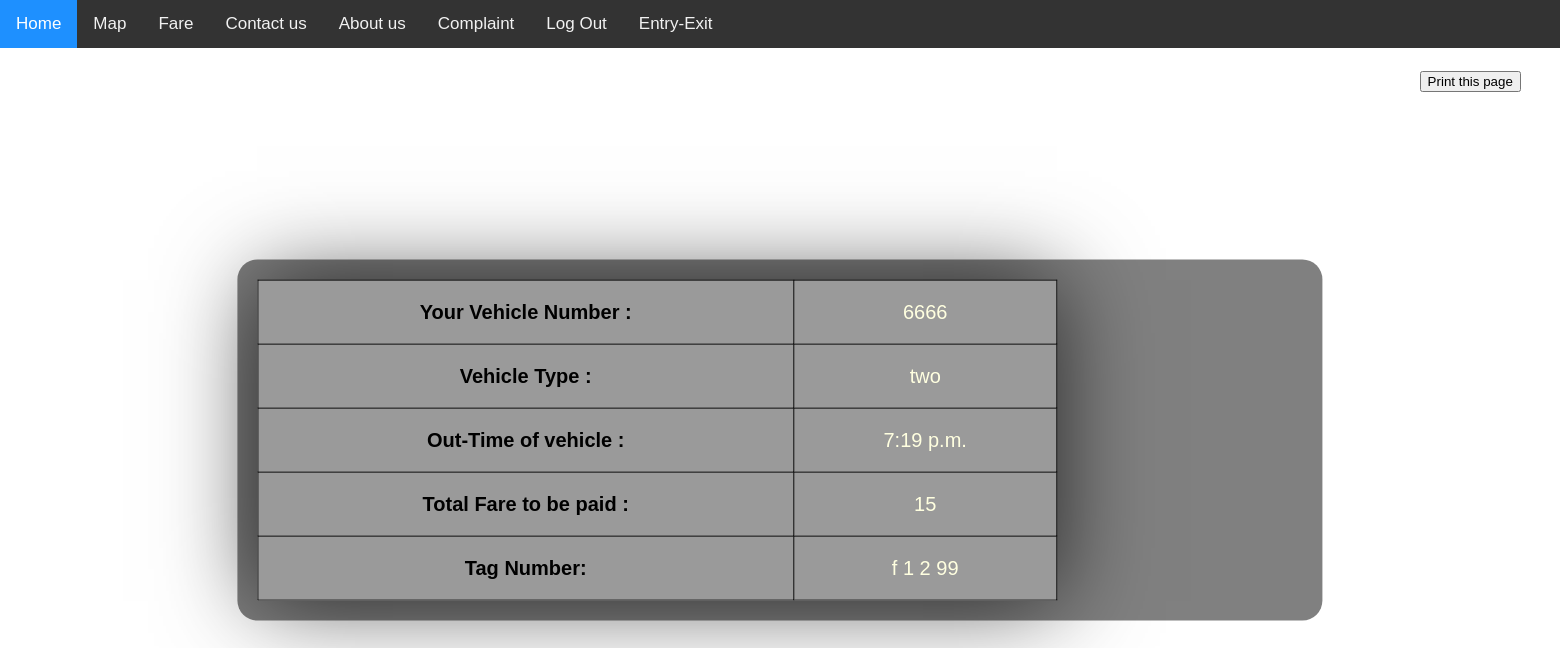
Page /printexit/ on the earlier database version.
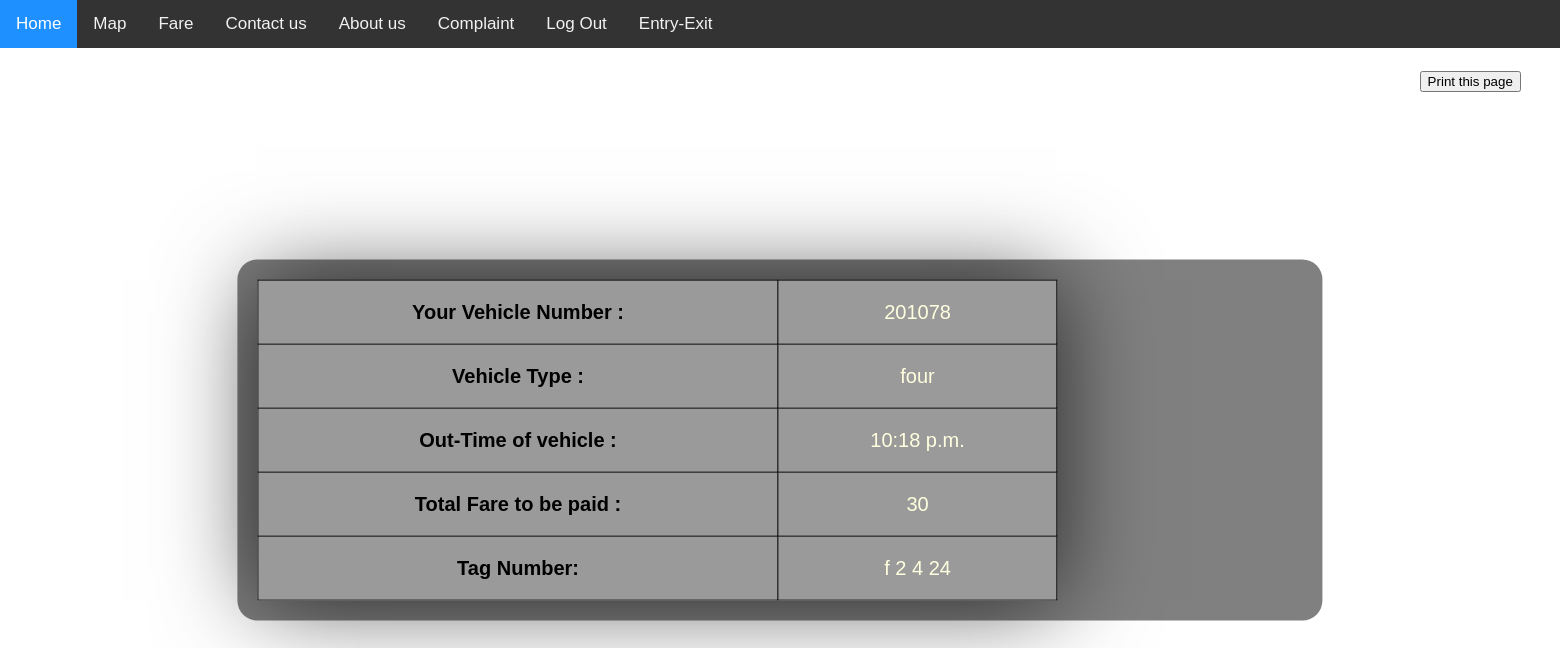
Same page on the later database version.
### parking/models.py (models this page shows, shortened)
class Vehicleexit(models.Model):
    vno = models.CharField(max_length=10,default='')
    vty = models.CharField(max_length=10, choices=VEHICLE_CHOICE, default='two')
    outtime = models.TimeField(null=True, blank=True)
    farem = models.CharField(max_length=4,null=True, blank=True)
    tno = models.CharField(max_length=10,default='')

### parking/views.py (the view)
# urls.py: path('printexit/', views.printexit, name='printexit'),
def printexit(request):
    obj = Vehicleexit.objects.filter().last()
    return render(request, 'printexit.html', {'obj':obj})

### parking/templates/printexit.html (shortened to what this page needs)
<!DOCTYPE html>
<!DOCTYPE html>
<html lang="en">
<head>
</head>
<body>
<div class="topnav">
  <a class="active" href="/">Home</a>
  <a href="/maps">Map</a>
    <a href="/fare">Fare</a>
  <a href="/contactus">Contact us</a>
    <a href="/aboutus">About us</a>
    <a href="/complaint">Complaint</a>
    <a href="/">Log Out</a>
    <a href="/entryex">Entry-Exit</a>
</div>
<div class="bg-heading">
    <button onclick="myFunction()">Print this page</button>
</div>
<div class="bg-text">
{% if obj %}
<table>
<tbody>
  <tr>
      <td style="color: #000000;"><b>Your Vehicle Number :</b></td>
    <td style="text-align:center;">{{ obj.vno }}</td>
  </tr>
  <tr>
      <td style="color: #000000;"><b>Vehicle Type :</b></td>
    <td style="text-align:center;">{{ obj.vty }}</td>
  </tr>
  <tr>
      <td style="color: #000000;"><b>Out-Time of vehicle :</b></td>
    <td style="text-align:center;">{{ obj.outtime }}</td>
  </tr>
  <tr>
      <td style="color: #000000;"><b>Total Fare to be paid :</b></td>
    <td style="text-align:center;">{{ obj.farem }}</td>
  </tr>
  <tr>
      <td style="color: #000000;"><b>Tag Number:</b></td>
    <td style="text-align:center;">{{ obj.tno }}</td>
  </tr>
</tbody>
</table>
{% endif %}
</div>
</body>
</html>

Differences in the rows shown:
no longer on this page (row unchanged): Vehicleexit: vno "6666", vty "two", outtime "7:19 p.m.", farem "15", tno "f 1 2 99"
added Vehicleexit: vno "201078", vty "four", outtime "10:18 p.m.", farem "30", tno "f 2 4 24"
